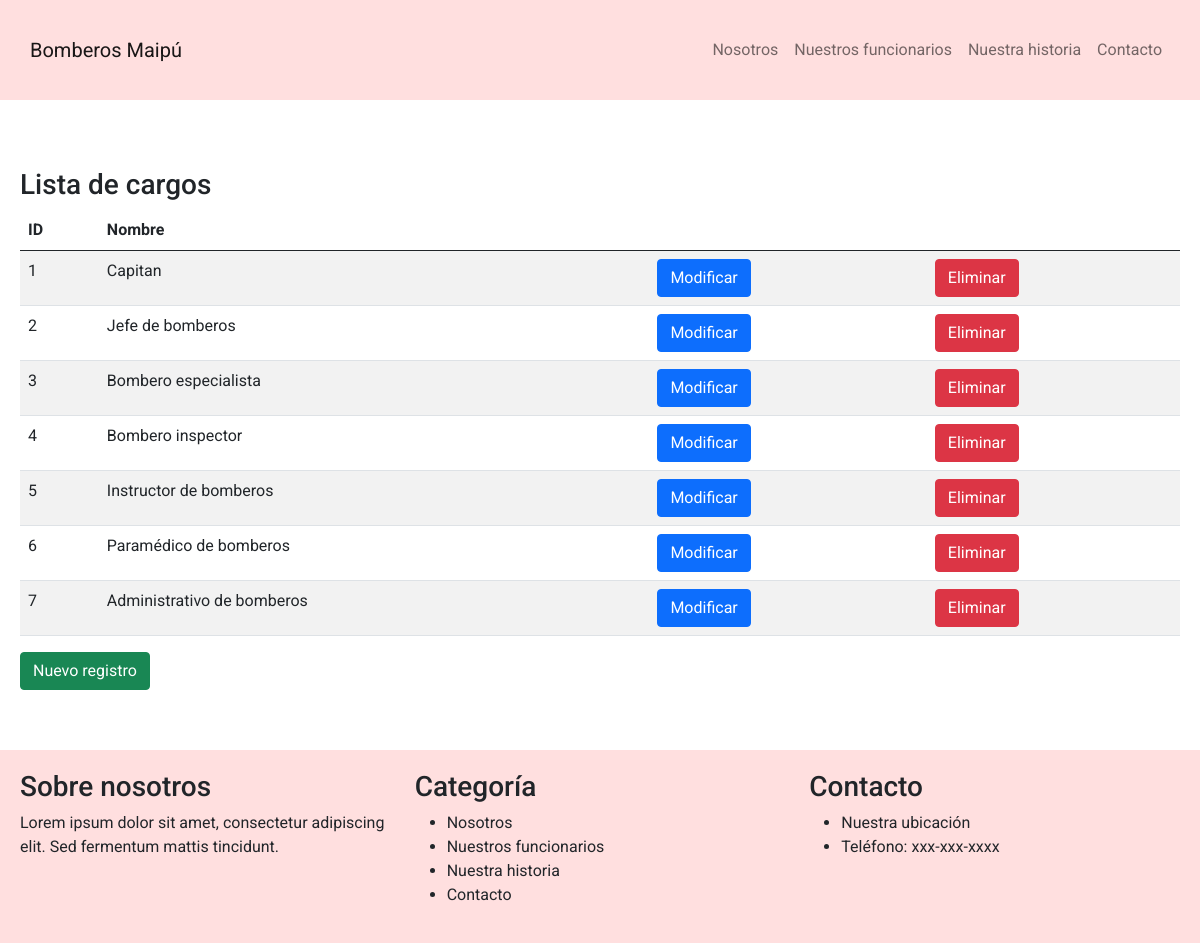
Before: /lista_cargos with the older database file.
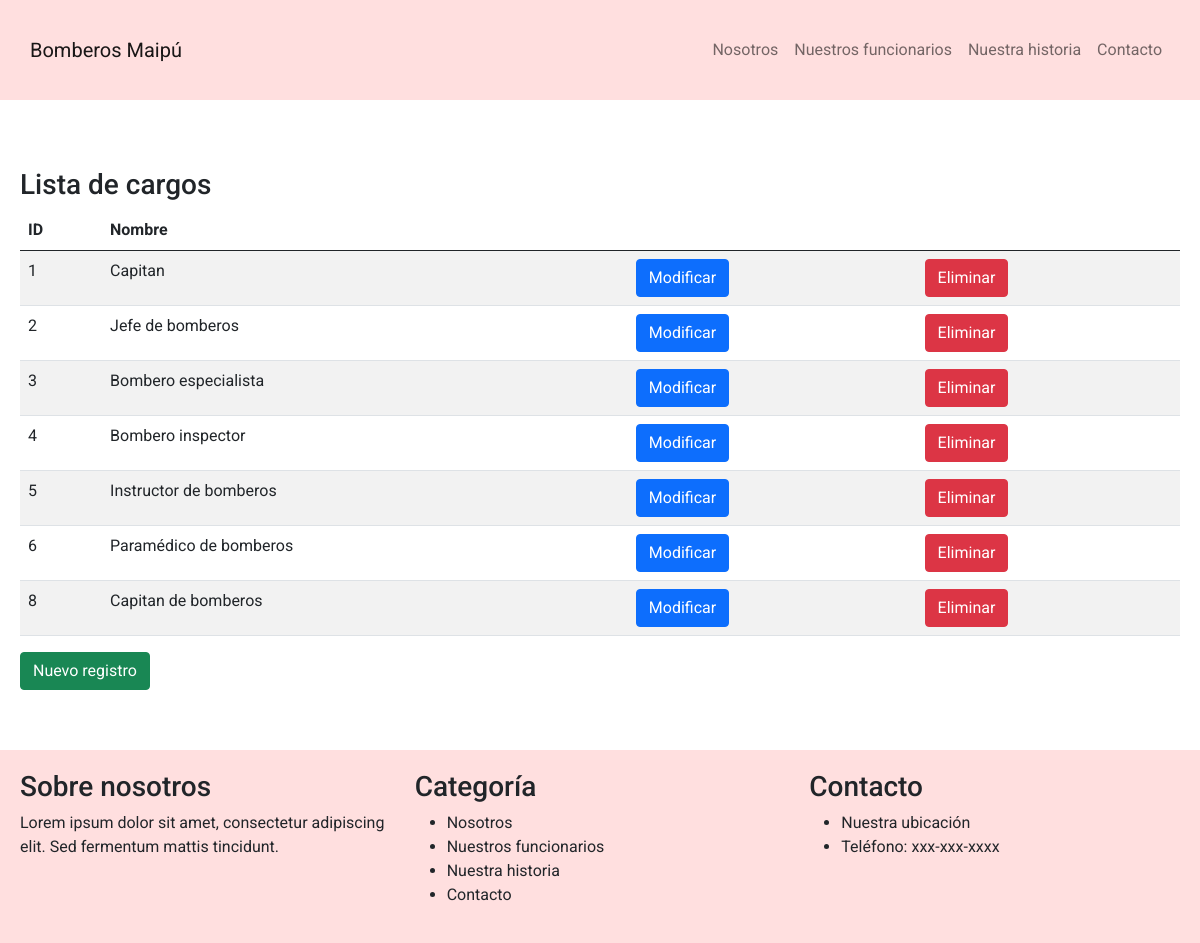
After: the same page with the newer database file.
### bomberos/models.py (models this page shows, shortened)
class Cargo(models.Model):
    idCargo = models.AutoField(primary_key=True, verbose_name='ID Cargo')
    nombre = models.CharField(max_length=50, verbose_name='Nombre cargo')

### bomberos/views.py (the view)
# urls.py: path('lista_cargos',lista_cargos,name="lista_cargos"),
def lista_cargos(request):
    cargos = Cargo.objects.all();
    return render(request, 'lista_cargos.html', {'cargos' : cargos})

### bomberos/templates/lista_cargos.html (shortened to what this page needs)
<!DOCTYPE html>
<html lang="es">
<head>
  <link rel="stylesheet" href="https://cdnjs.cloudflare.com/ajax/libs/bootstrap/5.0.2/css/bootstrap.min.css">
  <link rel="stylesheet" href="../static/css/style.css">
</head>
<body>
  <nav class="navbar navbar-expand-lg navbar-light bg-light">
    <div class="container">
      <a class="navbar-brand" href="#">Bomberos Maipú</a>
      <div class="collapse navbar-collapse" id="navbarNav">
        <ul class="navbar-nav ms-auto">
          <li class="nav-item">
            <a class="nav-link" href="#nosotros">Nosotros</a>
          </li>
          <li class="nav-item">
            <a class="nav-link" href="#funcionarios">Nuestros funcionarios</a>
          </li>
          <li class="nav-item">
            <a class="nav-link" href="#historia">Nuestra historia</a>
          </li>
          <li class="nav-item">
            <a class="nav-link" href="#contacto">Contacto</a>
          </li>
        </ul>
      </div>
    </div>
  </nav>
<section id="yellow-bg">
  <div class="container mt-5">
    <h3>Lista de cargos</h3>
    <table class="table table-striped">
        <thead>
            <tr>
                <th>ID</th>
                <th>Nombre</th>
                <th></th>
                <th></th>
            </tr>
        </thead>
        <tbody>
            {% for cargo in cargos %}
            <tr>
                <td>{{ cargo.idCargo }}</td>
                <td>{{ cargo.nombre }}</td>
                <td><a href="{% url 'form_mod_cargo' cargo.idCargo %}" class="btn btn-primary">Modificar</a></td>
                <td><a href="{% url 'form_del_cargo' cargo.idCargo %}" class="btn btn-danger">Eliminar</a></td>
            </tr>
            {% endfor %}
        </tbody>
    </table>
    <a href="{% url 'form_cargos' %}" class="btn btn-success">Nuevo registro</a>
    <p>&nbsp;</p>
</div>
</section>
  <footer class="bg-light">
    <div class="container">
      <div class="row">
        <div class="col-md-4">
          <h3>Sobre nosotros</h3>
          <p>Lorem ipsum dolor sit amet, consectetur adipiscing elit. Sed fermentum mattis tincidunt.</p>
        </div>
        <div class="col-md-4">
          <h3>Categoría</h3>
          <ul>
            <li>Nosotros</li>
            <li>Nuestros funcionarios</li>
            <li>Nuestra historia</li>
            <li>Contacto</li>
          </ul>
        </div>
        <div class="col-md-4">
          <h3>Contacto</h3>
          <ul>
            <li>Nuestra ubicación</li>
            <li>Teléfono: xxx-xxx-xxxx</li>
          </ul>
        </div>
      </div>
    </div>
  </footer>
</body>
</html>

Changed rows visible on the page:
removed Cargo: idCargo "7", nombre "Administrativo de bomberos"
added Cargo: idCargo "8", nombre "Capitan de bomberos"
